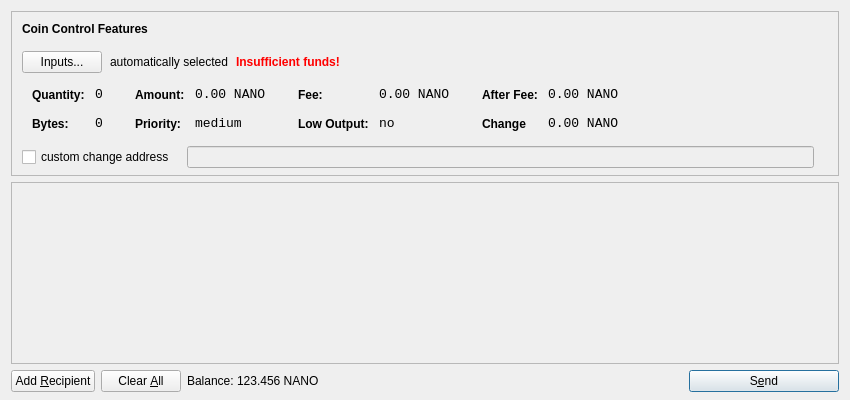
<?xml version="1.0" encoding="UTF-8"?>
<ui version="4.0">
 <class>SendCoinsDialog</class>
 <widget class="QDialog" name="SendCoinsDialog">
  <property name="geometry">
   <rect>
    <x>0</x>
    <y>0</y>
    <width>850</width>
    <height>400</height>
   </rect>
  </property>
  <property name="windowTitle">
   <string>Send Coins</string>
  </property>
  <layout class="QVBoxLayout" name="verticalLayout" stretch="0,1,0">
   <property name="bottomMargin">
    <number>8</number>
   </property>
   <item>
    <widget class="QFrame" name="frameCoinControl">
     <property name="sizePolicy">
      <sizepolicy hsizetype="Expanding" vsizetype="Expanding">
       <horstretch>0</horstretch>
       <verstretch>0</verstretch>
      </sizepolicy>
     </property>
     <property name="maximumSize">
      <size>
       <width>16777215</width>
       <height>16777215</height>
      </size>
     </property>
     <property name="frameShape">
      <enum>QFrame::StyledPanel</enum>
     </property>
     <property name="frameShadow">
      <enum>QFrame::Sunken</enum>
     </property>
     <layout class="QVBoxLayout" name="verticalLayoutCoinControl2">
      <property name="spacing">
       <number>-1</number>
      </property>
      <property name="leftMargin">
       <number>0</number>
      </property>
      <property name="topMargin">
       <number>0</number>
      </property>
      <property name="rightMargin">
       <number>0</number>
      </property>
      <property name="bottomMargin">
       <number>6</number>
      </property>
      <item>
       <layout class="QVBoxLayout" name="verticalLayoutCoinControl" stretch="0,0,0,0,1">
        <property name="spacing">
         <number>0</number>
        </property>
        <property name="leftMargin">
         <number>10</number>
        </property>
        <property name="topMargin">
         <number>10</number>
        </property>
        <item>
         <layout class="QHBoxLayout" name="horizontalLayoutCoinControl1">
          <property name="bottomMargin">
           <number>15</number>
          </property>
          <item>
           <widget class="QLabel" name="labelCoinControlFeatures">
            <property name="sizePolicy">
             <sizepolicy hsizetype="Preferred" vsizetype="Maximum">
              <horstretch>0</horstretch>
              <verstretch>0</verstretch>
             </sizepolicy>
            </property>
            <property name="font">
             <font>
              <weight>75</weight>
              <bold>true</bold>
             </font>
            </property>
            <property name="styleSheet">
             <string notr="true">font-weight:bold;</string>
            </property>
            <property name="text">
             <string>Coin Control Features</string>
            </property>
           </widget>
          </item>
         </layout>
        </item>
        <item>
         <layout class="QHBoxLayout" name="horizontalLayoutCoinControl2" stretch="0,0,0,0">
          <property name="spacing">
           <number>8</number>
          </property>
          <property name="bottomMargin">
           <number>10</number>
          </property>
          <item>
           <widget class="QPushButton" name="pushButtonCoinControl">
            <property name="styleSheet">
             <string notr="true"/>
            </property>
            <property name="text">
             <string>Inputs...</string>
            </property>
           </widget>
          </item>
          <item>
           <widget class="QLabel" name="labelCoinControlAutomaticallySelected">
            <property name="text">
             <string>automatically selected</string>
            </property>
            <property name="margin">
             <number>5</number>
            </property>
           </widget>
          </item>
          <item>
           <widget class="QLabel" name="labelCoinControlInsuffFunds">
            <property name="font">
             <font>
              <weight>75</weight>
              <bold>true</bold>
             </font>
            </property>
            <property name="styleSheet">
             <string notr="true">color:red;font-weight:bold;</string>
            </property>
            <property name="text">
             <string>Insufficient funds!</string>
            </property>
            <property name="margin">
             <number>5</number>
            </property>
           </widget>
          </item>
          <item>
           <spacer name="horizontalSpacerCoinControl">
            <property name="orientation">
             <enum>Qt::Horizontal</enum>
            </property>
            <property name="sizeHint" stdset="0">
             <size>
              <width>40</width>
              <height>1</height>
             </size>
            </property>
           </spacer>
          </item>
         </layout>
        </item>
        <item>
         <widget class="QWidget" name="widgetCoinControl" native="true">
          <property name="sizePolicy">
           <sizepolicy hsizetype="Preferred" vsizetype="Preferred">
            <horstretch>0</horstretch>
            <verstretch>0</verstretch>
           </sizepolicy>
          </property>
          <property name="minimumSize">
           <size>
            <width>0</width>
            <height>0</height>
           </size>
          </property>
          <property name="styleSheet">
           <string notr="true"/>
          </property>
          <layout class="QHBoxLayout" name="horizontalLayoutCoinControl5">
           <property name="margin">
            <number>0</number>
           </property>
           <item>
            <layout class="QHBoxLayout" name="horizontalLayoutCoinControl3" stretch="0,0,0,1">
             <property name="spacing">
              <number>20</number>
             </property>
             <property name="topMargin">
              <number>0</number>
             </property>
             <property name="bottomMargin">
              <number>10</number>
             </property>
             <item>
              <layout class="QFormLayout" name="formLayoutCoinControl1">
               <property name="horizontalSpacing">
                <number>10</number>
               </property>
               <property name="verticalSpacing">
                <number>14</number>
               </property>
               <property name="leftMargin">
                <number>10</number>
               </property>
               <property name="topMargin">
                <number>4</number>
               </property>
               <property name="rightMargin">
                <number>6</number>
               </property>
               <item row="0" column="0">
                <widget class="QLabel" name="labelCoinControlQuantityText">
                 <property name="styleSheet">
                  <string notr="true">font-weight:bold;</string>
                 </property>
                 <property name="text">
                  <string>Quantity:</string>
                 </property>
                 <property name="margin">
                  <number>0</number>
                 </property>
                </widget>
               </item>
               <item row="0" column="1">
                <widget class="QLabel" name="labelCoinControlQuantity">
                 <property name="font">
                  <font>
                   <family>Monospace</family>
                   <pointsize>10</pointsize>
                  </font>
                 </property>
                 <property name="cursor">
                  <cursorShape>IBeamCursor</cursorShape>
                 </property>
                 <property name="contextMenuPolicy">
                  <enum>Qt::ActionsContextMenu</enum>
                 </property>
                 <property name="text">
                  <string>0</string>
                 </property>
                 <property name="margin">
                  <number>0</number>
                 </property>
                 <property name="textInteractionFlags">
                  <set>Qt::LinksAccessibleByMouse|Qt::TextSelectableByKeyboard|Qt::TextSelectableByMouse</set>
                 </property>
                </widget>
               </item>
               <item row="1" column="0">
                <widget class="QLabel" name="labelCoinControlBytesText">
                 <property name="styleSheet">
                  <string notr="true">font-weight:bold;</string>
                 </property>
                 <property name="text">
                  <string>Bytes:</string>
                 </property>
                </widget>
               </item>
               <item row="1" column="1">
                <widget class="QLabel" name="labelCoinControlBytes">
                 <property name="font">
                  <font>
                   <family>Monospace</family>
                   <pointsize>10</pointsize>
                  </font>
                 </property>
                 <property name="cursor">
                  <cursorShape>IBeamCursor</cursorShape>
                 </property>
                 <property name="contextMenuPolicy">
                  <enum>Qt::ActionsContextMenu</enum>
                 </property>
                 <property name="text">
                  <string>0</string>
                 </property>
                 <property name="textInteractionFlags">
                  <set>Qt::LinksAccessibleByMouse|Qt::TextSelectableByKeyboard|Qt::TextSelectableByMouse</set>
                 </property>
                </widget>
               </item>
              </layout>
             </item>
             <item>
              <layout class="QFormLayout" name="formLayoutCoinControl2">
               <property name="horizontalSpacing">
                <number>10</number>
               </property>
               <property name="verticalSpacing">
                <number>14</number>
               </property>
               <property name="leftMargin">
                <number>6</number>
               </property>
               <property name="topMargin">
                <number>4</number>
               </property>
               <property name="rightMargin">
                <number>6</number>
               </property>
               <item row="0" column="0">
                <widget class="QLabel" name="labelCoinControlAmountText">
                 <property name="styleSheet">
                  <string notr="true">font-weight:bold;</string>
                 </property>
                 <property name="text">
                  <string>Amount:</string>
                 </property>
                 <property name="margin">
                  <number>0</number>
                 </property>
                </widget>
               </item>
               <item row="0" column="1">
                <widget class="QLabel" name="labelCoinControlAmount">
                 <property name="font">
                  <font>
                   <family>Monospace</family>
                   <pointsize>10</pointsize>
                  </font>
                 </property>
                 <property name="cursor">
                  <cursorShape>IBeamCursor</cursorShape>
                 </property>
                 <property name="contextMenuPolicy">
                  <enum>Qt::ActionsContextMenu</enum>
                 </property>
                 <property name="text">
                  <string>0.00 NANO</string>
                 </property>
                 <property name="textInteractionFlags">
                  <set>Qt::LinksAccessibleByMouse|Qt::TextSelectableByKeyboard|Qt::TextSelectableByMouse</set>
                 </property>
                </widget>
               </item>
               <item row="1" column="0">
                <widget class="QLabel" name="labelCoinControlPriorityText">
                 <property name="styleSheet">
                  <string notr="true">font-weight:bold;</string>
                 </property>
                 <property name="text">
                  <string>Priority:</string>
                 </property>
                </widget>
               </item>
               <item row="1" column="1">
                <widget class="QLabel" name="labelCoinControlPriority">
                 <property name="font">
                  <font>
                   <family>Monospace</family>
                   <pointsize>10</pointsize>
                  </font>
                 </property>
                 <property name="cursor">
                  <cursorShape>IBeamCursor</cursorShape>
                 </property>
                 <property name="contextMenuPolicy">
                  <enum>Qt::ActionsContextMenu</enum>
                 </property>
                 <property name="text">
                  <string>medium</string>
                 </property>
                 <property name="textInteractionFlags">
                  <set>Qt::LinksAccessibleByMouse|Qt::TextSelectableByKeyboard|Qt::TextSelectableByMouse</set>
                 </property>
                </widget>
               </item>
              </layout>
             </item>
             <item>
              <layout class="QFormLayout" name="formLayoutCoinControl3">
               <property name="horizontalSpacing">
                <number>10</number>
               </property>
               <property name="verticalSpacing">
                <number>14</number>
               </property>
               <property name="leftMargin">
                <number>6</number>
               </property>
               <property name="topMargin">
                <number>4</number>
               </property>
               <property name="rightMargin">
                <number>6</number>
               </property>
               <item row="0" column="0">
                <widget class="QLabel" name="labelCoinControlFeeText">
                 <property name="styleSheet">
                  <string notr="true">font-weight:bold;</string>
                 </property>
                 <property name="text">
                  <string>Fee:</string>
                 </property>
                 <property name="margin">
                  <number>0</number>
                 </property>
                </widget>
               </item>
               <item row="0" column="1">
                <widget class="QLabel" name="labelCoinControlFee">
                 <property name="font">
                  <font>
                   <family>Monospace</family>
                   <pointsize>10</pointsize>
                  </font>
                 </property>
                 <property name="cursor">
                  <cursorShape>IBeamCursor</cursorShape>
                 </property>
                 <property name="contextMenuPolicy">
                  <enum>Qt::ActionsContextMenu</enum>
                 </property>
                 <property name="text">
                  <string>0.00 NANO</string>
                 </property>
                 <property name="textInteractionFlags">
                  <set>Qt::LinksAccessibleByMouse|Qt::TextSelectableByKeyboard|Qt::TextSelectableByMouse</set>
                 </property>
                </widget>
               </item>
               <item row="1" column="0">
                <widget class="QLabel" name="labelCoinControlLowOutputText">
                 <property name="styleSheet">
                  <string notr="true">font-weight:bold;</string>
                 </property>
                 <property name="text">
                  <string>Low Output:</string>
                 </property>
                </widget>
               </item>
               <item row="1" column="1">
                <widget class="QLabel" name="labelCoinControlLowOutput">
                 <property name="font">
                  <font>
                   <family>Monospace</family>
                   <pointsize>10</pointsize>
                  </font>
                 </property>
                 <property name="cursor">
                  <cursorShape>IBeamCursor</cursorShape>
                 </property>
                 <property name="contextMenuPolicy">
                  <enum>Qt::ActionsContextMenu</enum>
                 </property>
                 <property name="text">
                  <string>no</string>
                 </property>
                 <property name="textInteractionFlags">
                  <set>Qt::LinksAccessibleByMouse|Qt::TextSelectableByKeyboard|Qt::TextSelectableByMouse</set>
                 </property>
                </widget>
               </item>
              </layout>
             </item>
             <item>
              <layout class="QFormLayout" name="formLayoutCoinControl4">
               <property name="horizontalSpacing">
                <number>10</number>
               </property>
               <property name="verticalSpacing">
                <number>14</number>
               </property>
               <property name="leftMargin">
                <number>6</number>
               </property>
               <property name="topMargin">
                <number>4</number>
               </property>
               <property name="rightMargin">
                <number>6</number>
               </property>
               <item row="0" column="0">
                <widget class="QLabel" name="labelCoinControlAfterFeeText">
                 <property name="styleSheet">
                  <string notr="true">font-weight:bold;</string>
                 </property>
                 <property name="text">
                  <string>After Fee:</string>
                 </property>
                 <property name="margin">
                  <number>0</number>
                 </property>
                </widget>
               </item>
               <item row="0" column="1">
                <widget class="QLabel" name="labelCoinControlAfterFee">
                 <property name="font">
                  <font>
                   <family>Monospace</family>
                   <pointsize>10</pointsize>
                  </font>
                 </property>
                 <property name="cursor">
                  <cursorShape>IBeamCursor</cursorShape>
                 </property>
                 <property name="contextMenuPolicy">
                  <enum>Qt::ActionsContextMenu</enum>
                 </property>
                 <property name="text">
                  <string>0.00 NANO</string>
                 </property>
                 <property name="textInteractionFlags">
                  <set>Qt::LinksAccessibleByMouse|Qt::TextSelectableByKeyboard|Qt::TextSelectableByMouse</set>
                 </property>
                </widget>
               </item>
               <item row="1" column="0">
                <widget class="QLabel" name="labelCoinControlChangeText">
                 <property name="styleSheet">
                  <string notr="true">font-weight:bold;</string>
                 </property>
                 <property name="text">
                  <string>Change</string>
                 </property>
                </widget>
               </item>
               <item row="1" column="1">
                <widget class="QLabel" name="labelCoinControlChange">
                 <property name="font">
                  <font>
                   <family>Monospace</family>
                   <pointsize>10</pointsize>
                  </font>
                 </property>
                 <property name="cursor">
                  <cursorShape>IBeamCursor</cursorShape>
                 </property>
                 <property name="contextMenuPolicy">
                  <enum>Qt::ActionsContextMenu</enum>
                 </property>
                 <property name="text">
                  <string>0.00 NANO</string>
                 </property>
                 <property name="textInteractionFlags">
                  <set>Qt::LinksAccessibleByMouse|Qt::TextSelectableByKeyboard|Qt::TextSelectableByMouse</set>
                 </property>
                </widget>
               </item>
              </layout>
             </item>
            </layout>
           </item>
          </layout>
         </widget>
        </item>
        <item>
         <layout class="QHBoxLayout" name="horizontalLayoutCoinControl4" stretch="0,0,0">
          <property name="spacing">
           <number>12</number>
          </property>
          <property name="sizeConstraint">
           <enum>QLayout::SetDefaultConstraint</enum>
          </property>
          <property name="topMargin">
           <number>5</number>
          </property>
          <property name="rightMargin">
           <number>5</number>
          </property>
          <item>
           <widget class="QCheckBox" name="checkBoxCoinControlChange">
            <property name="text">
             <string>custom change address</string>
            </property>
           </widget>
          </item>
          <item>
           <widget class="QLineEdit" name="lineEditCoinControlChange">
            <property name="enabled">
             <bool>false</bool>
            </property>
            <property name="sizePolicy">
             <sizepolicy hsizetype="Expanding" vsizetype="Fixed">
              <horstretch>0</horstretch>
              <verstretch>0</verstretch>
             </sizepolicy>
            </property>
           </widget>
          </item>
          <item>
           <widget class="QLabel" name="labelCoinControlChangeLabel">
            <property name="sizePolicy">
             <sizepolicy hsizetype="Preferred" vsizetype="Expanding">
              <horstretch>0</horstretch>
              <verstretch>0</verstretch>
             </sizepolicy>
            </property>
            <property name="minimumSize">
             <size>
              <width>0</width>
              <height>0</height>
             </size>
            </property>
            <property name="text">
             <string/>
            </property>
            <property name="margin">
             <number>3</number>
            </property>
           </widget>
          </item>
         </layout>
        </item>
        <item>
         <spacer name="verticalSpacerCoinControl">
          <property name="orientation">
           <enum>Qt::Vertical</enum>
          </property>
          <property name="sizeHint" stdset="0">
           <size>
            <width>800</width>
            <height>1</height>
           </size>
          </property>
         </spacer>
        </item>
       </layout>
      </item>
     </layout>
    </widget>
   </item>
   <item>
    <widget class="QScrollArea" name="scrollArea">
     <property name="widgetResizable">
      <bool>true</bool>
     </property>
     <widget class="QWidget" name="scrollAreaWidgetContents">
      <property name="geometry">
       <rect>
        <x>0</x>
        <y>0</y>
        <width>830</width>
        <height>165</height>
       </rect>
      </property>
      <layout class="QVBoxLayout" name="verticalLayout_2">
       <property name="margin">
        <number>0</number>
       </property>
       <item>
        <layout class="QVBoxLayout" name="entries">
         <property name="spacing">
          <number>6</number>
         </property>
        </layout>
       </item>
       <item>
        <spacer name="verticalSpacer">
         <property name="orientation">
          <enum>Qt::Vertical</enum>
         </property>
         <property name="sizeHint" stdset="0">
          <size>
           <width>20</width>
           <height>40</height>
          </size>
         </property>
        </spacer>
       </item>
      </layout>
     </widget>
    </widget>
   </item>
   <item>
    <layout class="QHBoxLayout" name="horizontalLayout">
     <item>
      <widget class="QPushButton" name="addButton">
       <property name="toolTip">
        <string>Send to multiple recipients at once</string>
       </property>
       <property name="text">
        <string>Add &amp;Recipient</string>
       </property>
       <property name="icon">
        <iconset resource="../bitcoin.qrc">
         <normaloff>:/icons/add</normaloff>:/icons/add</iconset>
       </property>
       <property name="autoDefault">
        <bool>false</bool>
       </property>
      </widget>
     </item>
     <item>
      <widget class="QPushButton" name="clearButton">
       <property name="sizePolicy">
        <sizepolicy hsizetype="Minimum" vsizetype="Fixed">
         <horstretch>0</horstretch>
         <verstretch>0</verstretch>
        </sizepolicy>
       </property>
       <property name="toolTip">
        <string>Remove all transaction fields</string>
       </property>
       <property name="text">
        <string>Clear &amp;All</string>
       </property>
       <property name="icon">
        <iconset resource="../bitcoin.qrc">
         <normaloff>:/icons/remove</normaloff>:/icons/remove</iconset>
       </property>
       <property name="autoRepeatDelay">
        <number>300</number>
       </property>
       <property name="autoDefault">
        <bool>false</bool>
       </property>
      </widget>
     </item>
     <item>
      <layout class="QHBoxLayout" name="horizontalLayout_2">
       <property name="spacing">
        <number>3</number>
       </property>
       <item>
        <widget class="QLabel" name="label">
         <property name="sizePolicy">
          <sizepolicy hsizetype="Preferred" vsizetype="Fixed">
           <horstretch>0</horstretch>
           <verstretch>0</verstretch>
          </sizepolicy>
         </property>
         <property name="text">
          <string>Balance:</string>
         </property>
        </widget>
       </item>
       <item>
        <widget class="QLabel" name="labelBalance">
         <property name="sizePolicy">
          <sizepolicy hsizetype="Preferred" vsizetype="Fixed">
           <horstretch>0</horstretch>
           <verstretch>0</verstretch>
          </sizepolicy>
         </property>
         <property name="cursor">
          <cursorShape>IBeamCursor</cursorShape>
         </property>
         <property name="text">
          <string>123.456 NANO</string>
         </property>
         <property name="textInteractionFlags">
          <set>Qt::LinksAccessibleByMouse|Qt::TextSelectableByKeyboard|Qt::TextSelectableByMouse</set>
         </property>
        </widget>
       </item>
      </layout>
     </item>
     <item>
      <spacer name="horizontalSpacer">
       <property name="orientation">
        <enum>Qt::Horizontal</enum>
       </property>
       <property name="sizeHint" stdset="0">
        <size>
         <width>40</width>
         <height>20</height>
        </size>
       </property>
      </spacer>
     </item>
     <item>
      <widget class="QPushButton" name="sendButton">
       <property name="minimumSize">
        <size>
         <width>150</width>
         <height>0</height>
        </size>
       </property>
       <property name="toolTip">
        <string>Confirm the send action</string>
       </property>
       <property name="text">
        <string>S&amp;end</string>
       </property>
       <property name="icon">
        <iconset resource="../bitcoin.qrc">
         <normaloff>:/icons/send</normaloff>:/icons/send</iconset>
       </property>
       <property name="default">
        <bool>true</bool>
       </property>
      </widget>
     </item>
    </layout>
   </item>
  </layout>
 </widget>
 <resources>
  <include location="../bitcoin.qrc"/>
 </resources>
 <connections/>
</ui>
